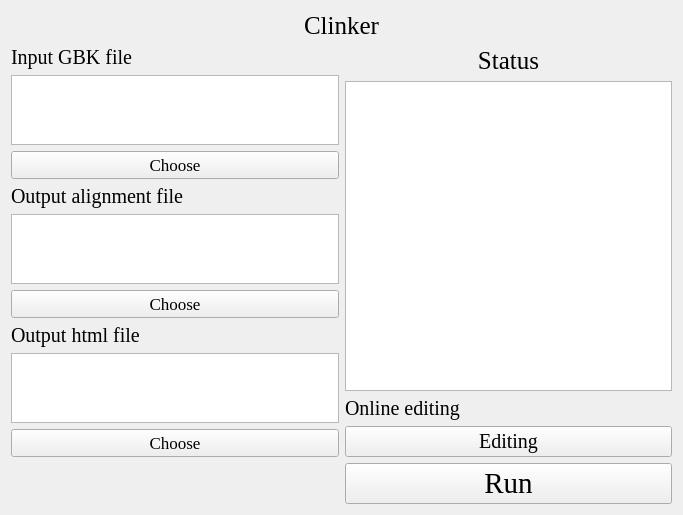
<?xml version="1.0" encoding="UTF-8"?>
<ui version="4.0">
 <class>Form</class>
 <widget class="QWidget" name="Form">
  <property name="geometry">
   <rect>
    <x>0</x>
    <y>0</y>
    <width>683</width>
    <height>514</height>
   </rect>
  </property>
  <property name="windowTitle">
   <string>Form</string>
  </property>
  <property name="styleSheet">
   <string notr="true">background-image: url(D:/tools/Pycharm/pyqt/logo/green_back.png);</string>
  </property>
  <layout class="QGridLayout" name="gridLayout_6">
   <item row="1" column="0">
    <layout class="QGridLayout" name="gridLayout_2">
     <item row="0" column="0">
      <widget class="QLabel" name="label_2">
       <property name="font">
        <font>
         <family>Times New Roman</family>
         <pointsize>15</pointsize>
        </font>
       </property>
       <property name="text">
        <string>Input GBK file</string>
       </property>
       <property name="alignment">
        <set>Qt::AlignLeading|Qt::AlignLeft|Qt::AlignVCenter</set>
       </property>
      </widget>
     </item>
     <item row="3" column="0">
      <widget class="QLabel" name="label_3">
       <property name="font">
        <font>
         <family>Times New Roman</family>
         <pointsize>15</pointsize>
        </font>
       </property>
       <property name="text">
        <string>Output alignment file</string>
       </property>
       <property name="alignment">
        <set>Qt::AlignLeading|Qt::AlignLeft|Qt::AlignVCenter</set>
       </property>
      </widget>
     </item>
     <item row="6" column="0">
      <widget class="QLabel" name="label_6">
       <property name="font">
        <font>
         <family>Times New Roman</family>
         <pointsize>15</pointsize>
        </font>
       </property>
       <property name="text">
        <string>Output html file</string>
       </property>
       <property name="alignment">
        <set>Qt::AlignLeading|Qt::AlignLeft|Qt::AlignVCenter</set>
       </property>
      </widget>
     </item>
     <item row="1" column="0">
      <widget class="QTextBrowser" name="textBrowser_2">
       <property name="styleSheet">
        <string notr="true">background-image: url(D:/Documents/Desktop/white.png)</string>
       </property>
      </widget>
     </item>
     <item row="2" column="0">
      <widget class="QPushButton" name="pushButton_2">
       <property name="font">
        <font>
         <family>Times New Roman</family>
         <pointsize>13</pointsize>
        </font>
       </property>
       <property name="text">
        <string>Choose</string>
       </property>
      </widget>
     </item>
     <item row="5" column="0">
      <widget class="QPushButton" name="pushButton_3">
       <property name="font">
        <font>
         <family>Times New Roman</family>
         <pointsize>13</pointsize>
        </font>
       </property>
       <property name="text">
        <string>Choose</string>
       </property>
      </widget>
     </item>
     <item row="7" column="0">
      <widget class="QTextBrowser" name="textBrowser_4">
       <property name="styleSheet">
        <string notr="true">background-image: url(D:/Documents/Desktop/white.png)</string>
       </property>
      </widget>
     </item>
     <item row="4" column="0">
      <widget class="QTextBrowser" name="textBrowser_3">
       <property name="styleSheet">
        <string notr="true">background-image: url(D:/Documents/Desktop/white.png)</string>
       </property>
      </widget>
     </item>
     <item row="8" column="0">
      <widget class="QPushButton" name="pushButton_5">
       <property name="font">
        <font>
         <family>Times New Roman</family>
         <pointsize>13</pointsize>
        </font>
       </property>
       <property name="text">
        <string>Choose</string>
       </property>
      </widget>
     </item>
    </layout>
   </item>
   <item row="1" column="1">
    <layout class="QGridLayout" name="gridLayout_3" rowstretch="0,0,0,0">
     <item row="2" column="0">
      <widget class="QLabel" name="label_5">
       <property name="font">
        <font>
         <family>Times New Roman</family>
         <pointsize>15</pointsize>
        </font>
       </property>
       <property name="text">
        <string>Online editing</string>
       </property>
      </widget>
     </item>
     <item row="0" column="0">
      <widget class="QLabel" name="label_4">
       <property name="font">
        <font>
         <family>Times New Roman</family>
         <pointsize>19</pointsize>
        </font>
       </property>
       <property name="text">
        <string>Status</string>
       </property>
       <property name="alignment">
        <set>Qt::AlignCenter</set>
       </property>
      </widget>
     </item>
     <item row="1" column="0">
      <widget class="QTextBrowser" name="textBrowser">
       <property name="styleSheet">
        <string notr="true">background-image: url(D:/Documents/Desktop/white.png)</string>
       </property>
      </widget>
     </item>
     <item row="3" column="0">
      <widget class="QPushButton" name="pushButton_4">
       <property name="font">
        <font>
         <family>Times New Roman</family>
         <pointsize>15</pointsize>
        </font>
       </property>
       <property name="styleSheet">
        <string notr="true">background-image: url(D:/Documents/Desktop/white.png)</string>
       </property>
       <property name="text">
        <string>Editing</string>
       </property>
      </widget>
     </item>
    </layout>
   </item>
   <item row="2" column="1">
    <layout class="QGridLayout" name="gridLayout_5">
     <item row="2" column="0">
      <widget class="QPushButton" name="pushButton">
       <property name="font">
        <font>
         <family>Times New Roman</family>
         <pointsize>22</pointsize>
        </font>
       </property>
       <property name="styleSheet">
        <string notr="true">background-image: url(D:/Documents/Desktop/white.png)</string>
       </property>
       <property name="text">
        <string>Run</string>
       </property>
      </widget>
     </item>
    </layout>
   </item>
   <item row="0" column="0" colspan="2">
    <layout class="QGridLayout" name="gridLayout">
     <item row="0" column="0">
      <widget class="QLabel" name="label">
       <property name="font">
        <font>
         <family>Times New Roman</family>
         <pointsize>19</pointsize>
        </font>
       </property>
       <property name="text">
        <string>Clinker</string>
       </property>
       <property name="alignment">
        <set>Qt::AlignCenter</set>
       </property>
      </widget>
     </item>
    </layout>
   </item>
  </layout>
 </widget>
 <resources/>
 <connections/>
</ui>
